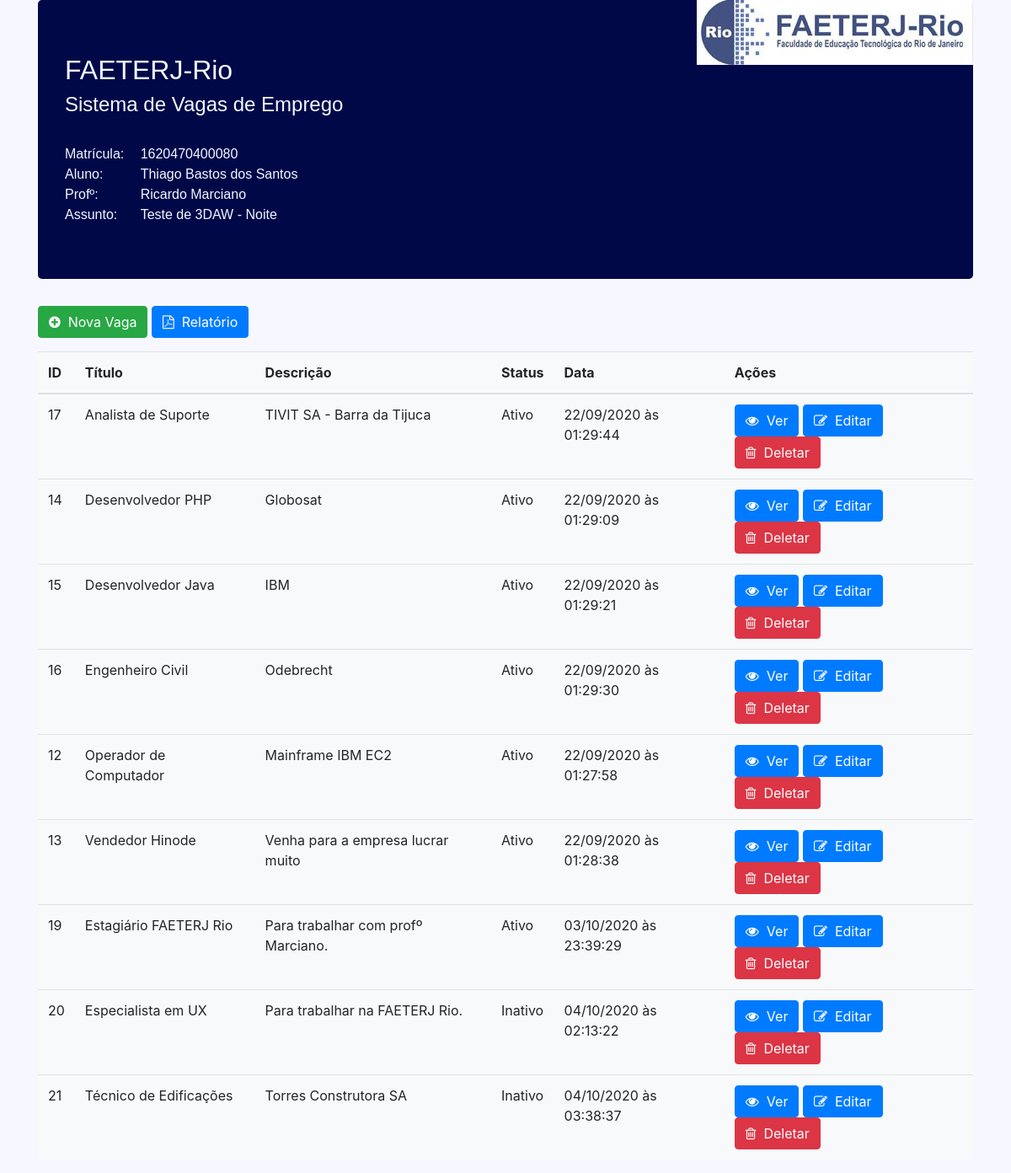
The page / on the database its author committed.
### tables this page shows
CREATE TABLE `vagas` (
  `id` int(11) NOT NULL,
  `titulo` varchar(255) NOT NULL,
  `descricao` text NOT NULL,
  `ativo` enum('s','n') NOT NULL,
  `data` timestamp NOT NULL DEFAULT current_timestamp() ON UPDATE current_timestamp(),
  `alteracao` timestamp NOT NULL DEFAULT '0000-00-00 00:00:00'
);

### index.php (called while the page is built, shortened)
<?php
$vagas = Vaga::getVagas();
include 'includes/header.php';
include 'includes/listagem.php';
include 'includes/footer.php';
?>

### app/Db/Database.php (called while the page is built, shortened)
<?php
class Database{
    private $table;
    private $connection;
    public function __construct($table = null)
    {
        $this->table = $table;
    }
    private function setConnection(){
        try{
            $this->connection=new PDO('mysql:host='.self::HOST.';dbname='.self::NAME,self::USER,self::PASS,array(PDO::MYSQL_ATTR_INIT_COMMAND => "SET NAMES utf8"));
            $this->connection->setAttribute(PDO::ATTR_ERRMODE,PDO::ERRMODE_EXCEPTION);
        }catch(PDOException $e){
            die('ERROR: '.$e->getMessage());
        }
    }
    public function execute($query,$params = []){
        try{
            $statement = $this->connection->prepare($query);
            $statement->execute($params);
            return $statement;
        }catch(PDOException $e){
            die('ERROR: '.$e->getMessage());
        }
    }
    public function select($where=null, $order=null, $limit=null, $fields = '*'){
        $where=strlen($where) ? 'WHERE '.$where : '';
        $order=strlen($order) ? 'ORDER BY '.$order : '';
        $limit=strlen($limit) ? 'LIMIT '.$limit: '';
        $query='SELECT '.$fields.' FROM '.$this->table.' '.$where.' '.$order.' '.$limit;
        return $this->execute($query);
    }
}

### app/Entity/Vaga.php (called while the page is built, shortened)
<?php
class Vaga
{
    public static function getVagas($where = null, $order = null, $limit = null ){
        return (new Database('vagas'))->select($where,$order,$limit)
                                      ->fetchAll(PDO::FETCH_CLASS,self::class);
    }
}

### includes/listagem.php (the view, shortened to what this page needs)
<?php
$resultados = '';
foreach ($vagas as $vaga) {
    $resultados .= '<tr>
                            <td>' . $vaga->id . '</td>
                            <td>' . $vaga->titulo . '</td>
                            <td>' . $vaga->descricao . '</td>
                            <td>' . ($vaga->ativo == 's' ? 'Ativo' : 'Inativo') . '</td>
                            <td>' . date('d/m/Y à\s H:i:s', strtotime($vaga->data)) . '</td>
                            <td>
                                <a href="visualizar.php?id=' . $vaga->id . '">
                                    <button type="button" class="btn btn-primary"><i class="fa fa-eye"></i>&nbsp Ver</button>
                                <a href="editar.php?id=' . $vaga->id . '">
                                    <button type="button" class="btn btn-primary"><i class="fa fa-edit"></i>&nbsp Editar</button>
                                </a>
                                <a href="deletar.php?id=' . $vaga->id . '">
                                    <button type="button" class="btn btn-danger"><i class="fa fa-trash-o"></i>&nbsp Deletar</button>
                                </a>
                            </td>
                        </tr>';
}
$resultados = strlen($resultados) ? $resultados : '<tr><td colspan="6" class="text-center">Nenhuma vaga encontrada</td></tr>';
?>
<main>
    <section>
        <a href="cadastrar.php">
            <button class="btn btn-success"><i class="fa fa-plus-circle" aria-hidden="true"></i>&nbsp Nova Vaga</button>
        </a>
        <a href="relatorio-geral.php" target="_blank">
            <button class="btn btn-primary"><i class="fa fa-file-pdf-o" aria-hidden="true"></i>&nbsp Relatório</button>
        </a>
    </section>
    <section>
        <table class="table bg-light mt-3">
            <thead>
                <tr>
                    <th>ID</th>
                    <th>Título</th>
                    <th>Descrição</th>
                    <th>Status</th>
                    <th>Data</th>
                    <th>Ações</th>
                </tr>
            </thead>
            <tbody>
                <?= $resultados ?>
            </tbody>
        </table>
    </section>
</main>

### includes/header.php (shortened to what this page needs)
<!doctype html>
<html lang="pt-br">
<head>
  <link rel="stylesheet" href="https://stackpath.bootstrapcdn.com/bootstrap/4.5.2/css/bootstrap.min.css">
  <link rel="stylesheet" href="https://stackpath.bootstrapcdn.com/font-awesome/4.7.0/css/font-awesome.min.css">
  <link rel="stylesheet" href="includes/css/style.css">
</head>
<body>
  <div class="container">
    <div class="jumbotron head-painel">
      <h2 class="center">FAETERJ-Rio</h2>
      <h4>Sistema de Vagas de Emprego</h4>
      <br />
      <div class="row">
        <div class="col-1">Matrícula:</div>
        <div class="col-3">1620470400080</div>
        <div class="col-6"></div>
      </div>
      <div class="row">
        <div class="col-1">Aluno:</div>
        <div class="col-3">Thiago Bastos dos Santos</div>
        <div class="col-6"></div>
      </div>
      <div class="row">
        <div class="col-1">Profº:</div>
        <div class="col-3">Ricardo Marciano</div>
        <div class="col-6"></div>
      </div>
      <div class="row">
        <div class="col-1">Assunto:</div>
        <div class="col-3">Teste de 3DAW - Noite</div>
        <div class="col-6"></div>
      </div>
    </div>

### includes/footer.php (shortened to what this page needs)
    </div>
  </body>
</html>

### includes/css/style.css (style rules this page uses)
body { background: #f7f8ff; }
.head-painel { background: #000848; background-image: url('../img/logo.jpg'); background-repeat: no-repeat; background-position: right top; color: aliceblue; font-family: sans-serif; }

### rows shown on the page
vagas: id "17", titulo "Analista de Suporte", descricao "TIVIT SA - Barra da Tijuca", ativo "Ativo", data "22/09/2020 às 01:29:44"
vagas: id "14", titulo "Desenvolvedor PHP", descricao "Globosat", ativo "Ativo", data "22/09/2020 às 01:29:09"
vagas: id "15", titulo "Desenvolvedor Java", descricao "IBM", ativo "Ativo", data "22/09/2020 às 01:29:21"
vagas: id "16", titulo "Engenheiro Civil", descricao "Odebrecht", ativo "Ativo", data "22/09/2020 às 01:29:30"
vagas: id "12", titulo "Operador de Computador", descricao "Mainframe IBM EC2", ativo "Ativo", data "22/09/2020 às 01:27:58"
vagas: id "13", titulo "Vendedor Hinode", descricao "Venha para a empresa lucrar muito", ativo "Ativo", data "22/09/2020 às 01:28:38"
vagas: id "19", titulo "Estagiário FAETERJ Rio", descricao "Para trabalhar com profº Marciano.", ativo "Ativo", data "03/10/2020 às 23:39:29"
vagas: id "20", titulo "Especialista em UX", descricao "Para trabalhar na FAETERJ Rio.", ativo "Inativo", data "04/10/2020 às 02:13:22"
vagas: id "21", titulo "Técnico de Edificações", descricao "Torres Construtora SA", ativo "Inativo", data "04/10/2020 às 03:38:37"
